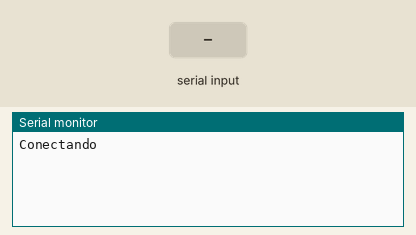
A sketch run on a simulated Arduino Uno, built with avr-gcc and run on an emulated ATmega328P. Shown: the last lines printed to the serial monitor. Inputs (shaded band) come from the test bench. The modem accepts every AT command (registered, SIM ready, sends succeed) and sends nothing else.

Above: at 3.7 s.
3.8 s: "1" received over the second serial link
At 8.0 s:
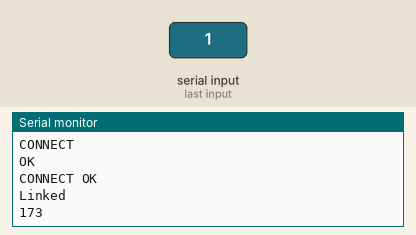
8.5 s: "0" received over the second serial link
At 12.9 s:
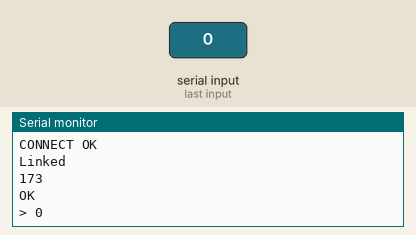
13.2 s: "2" received over the second serial link
At 18.2 s:
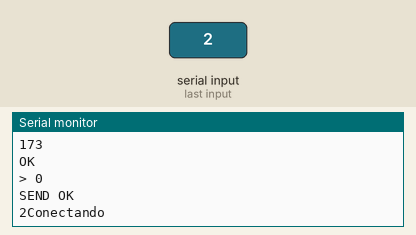

Measured:
- after the input at 3.8 s, the serial monitor: prints a new line after 3.7 s (image 1)
- after the input at 8.5 s, the serial monitor: prints a new line after 4.0 s (image 2)
- after the input at 13.2 s, the serial monitor: prints a new line after 4.3 s (image 3)

The sketch:

prueba_Heroku.ino
```cpp
#include <SoftwareSerial.h>
SoftwareSerial BT1(3, 2); // RX | TX CONECTADOS CRUZADOS CON EL MÓDULO WIFI
char serialbuffer[100];
void setup()
{ Serial.begin(115200);
  BT1.begin(115200);
  BT1.println("AT+CWMODE=1"); // Establecer modo estación
  delay(500);
 // BT1.println("AT+CWQAP"); // QUITAR PUNTO DE ACCESO
  delay(500);
  BT1.println("AT+CWJAP=\"Ponton\",\"12345678\""); // establecer conxión
  // con usuario y contraseña

  //esta es la parte que No estoy seguro si es necesaria//
  BT1.println("AT+CIPMUX=1"); //
  delay(500);
  BT1.println("AT+CIPSERVER=1,80");
  delay(500);
  BT1.println("AT+CIFSR");
  delay(500);


}

void loop()
{

  //output everything from ESP8266 to the Arduino Micro Serial output
  Serial.println("Conectando");
  BT1.println("AT+CIPSTART=\"TCP\",\"pruebav1.herokuapp.com\",80");
  delay(5000);
  while (BT1.available() > 0) {
    Serial.write(BT1.read());
  }
  String sendcommand = "GET /index.php?temp=100&hum=50 HTTP/1.1\r\nHost: pruebav1.herokuapp.com\r\n\r\n";

  while (BT1.available() > 0) {
    Serial.write(BT1.read());
  }
  BT1.print("AT+CIPSEND=");
  BT1.println(sendcommand.length());
  Serial.print(sendcommand.length());
  delay(5000);
  while (BT1.available() > 0) {
    Serial.write(BT1.read());
  }
  BT1.println(sendcommand);
  delay(5000);
  while (BT1.available() > 0) {
      Serial.write(BT1.read());
  }

}
```
